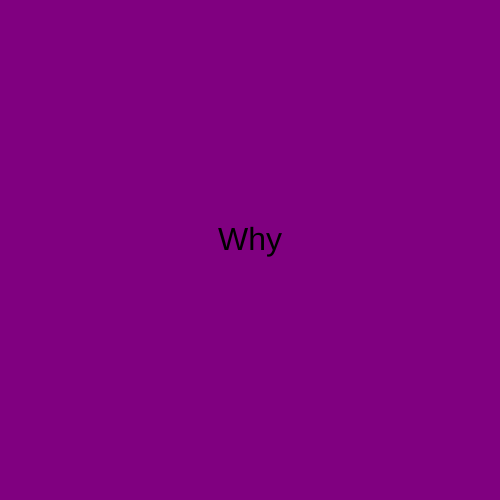
Frame 1 (no input)
Frame 60 (no input): identical to frame 1, image omitted
Frame 120 (the mouse pressed at the canvas centre since frame 60): identical to frame 1, image omitted

The p5.js sketch that drew this single still picture (run headless with seeded random() and noise() and a simulated clock; from frame 60 on, the mouse is pressed at the canvas centre):

// p5.js sketch
// ── sketch.js
  let timer = 0 ;
  let state = 0 ;

function setup() {
  createCanvas(500, 500) ;
  textSize(32) ;
  textAlign(CENTER) ;
}

function draw() {
  switch (state) {
    case 0:
      background('purple');
      text("Why", 250, 250) ;
      break;

    case 1:
      background('orange');
      text("Because", 250, 250) ;
      break;
  }

}

function mouseReleased(){
  state++ ;
  if (state > 1){
    state = 0;
  }
}
